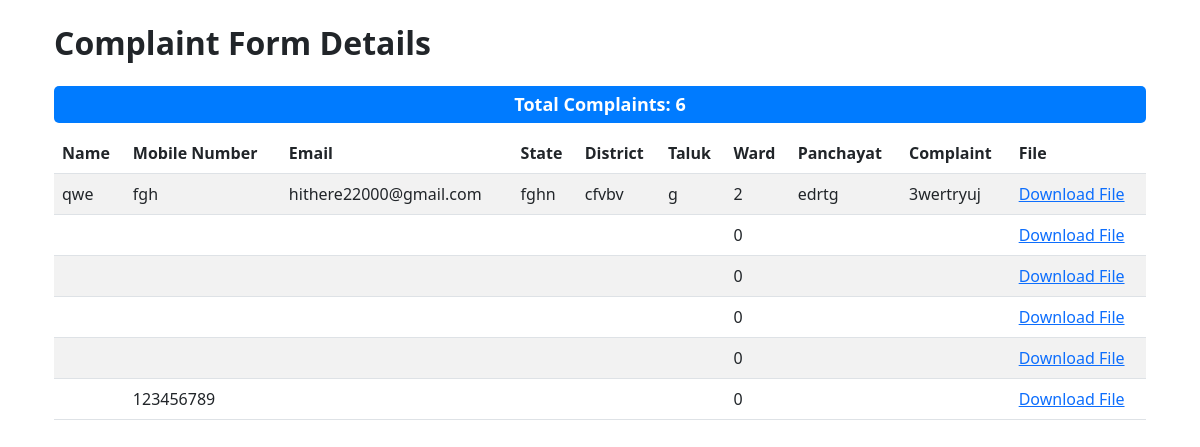
/complaints.php, run on the app's committed database.
### tables this page shows
CREATE TABLE `comp` (
  `name` varchar(200) NOT NULL,
  `mobile` varchar(200) NOT NULL,
  `email` varchar(200) NOT NULL,
  `state` varchar(200) NOT NULL,
  `district` varchar(200) NOT NULL,
  `taluk` varchar(200) NOT NULL,
  `ward` int(200) NOT NULL,
  `panchayat` varchar(200) NOT NULL,
  `complaint` varchar(200) NOT NULL,
  `file_name` varchar(200) NOT NULL
);

### complaints.php (the view, shortened to what this page needs)
<!DOCTYPE html>
<html lang="en">
<head>
    <link rel="stylesheet" href="https://cdn.jsdelivr.net/npm/bootstrap@5.3.0/dist/css/bootstrap.min.css">
</head>
<body>
    <div class="container p-4">
        <h2 class="mb-4"><b>Complaint Form Details</b></h2>
        <?php
            $servername = "localhost";
            $username = "root";
            $password = "";
            $dbname = "mkwu";
            $conn = new mysqli($servername, $username, $password, $dbname);
            $sql = "SELECT * FROM comp";
            $result = $conn->query($sql);
            $totalRows = $result->num_rows;
            echo '<div class="total-rows">Total Complaints: ' . $totalRows . '</div>';
            if ($totalRows > 0) {
                echo '<table class="table table-striped">';
                echo '<thead>';
                echo '<tr>';
                echo '<th>Name</th>';
                echo '<th>Mobile Number</th>';
                echo '<th>Email</th>';
                echo '<th>State</th>';
                echo '<th>District</th>';
                echo '<th>Taluk</th>';
                echo '<th>Ward</th>';
                echo '<th>Panchayat</th>';
                echo '<th>Complaint</th>';
                echo '<th>File</th>';
                echo '</tr>';
                echo '</thead>';
                echo '<tbody>';
                while($row = $result->fetch_assoc()) {
                    echo '<tr>';
                    echo '<td>' . $row['name'] . '</td>';
                    echo '<td>' . $row['mobile'] . '</td>';
                    echo '<td>' . $row['email'] . '</td>';
                    echo '<td>' . $row['state'] . '</td>';
                    echo '<td>' . $row['district'] . '</td>';
                    echo '<td>' . $row['taluk'] . '</td>';
                    echo '<td>' . $row['ward'] . '</td>';
                    echo '<td>' . $row['panchayat'] . '</td>';
                    echo '<td>' . $row['complaint'] . '</td>';
                    echo '<td><a href="uploads/' . $row['file_name'] . '" class="file-link">Download File</a></td>';
                    echo '</tr>';
                }
                echo '</tbody>';
                echo '</table>';
            } else {
                echo "No records found";
            }
        ?>
    </div>
</body>
</html>

### complaints.php (style rules this page uses)
.total-rows { background-color: #007bff; color: white; padding: 5px 10px; margin-bottom: 10px; text-align: center; font-size: 18px; font-weight: bold; border-radius: 5px; cursor: pointer; }

### data on the page
comp: name "qwe", mobile "fgh", email "hithere22000@gmail.com", state "fghn", district "cfvbv", taluk "g", ward "2", panchayat "edrtg", complaint "3wertryuj"
comp: ward "0"
comp: ward "0"
comp: ward "0"
comp: ward "0"
comp: mobile "123456789", ward "0"

### other printed values
$totalRows "6"
